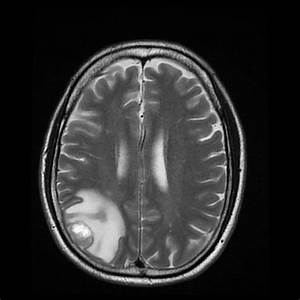
%> input picture th1.jpg, 300 x 300 px
$ octave project.m   (GNU Octave 9; MATLAB toolbox functions it lacks are replaced by stand-ins)
%> lines starting %> are read from the running program, lines starting %| are printed output that depends on the picture; in (x1, y1, x2, y2) boxes, pixels count from 0 and x2, y2 are one past the last pixel; in counts of white or black regions, pixels touching at a corner belong together; the program's own positions count from 1
tic;
initime = cputime;
time1   = clock;
%Reading image
 rgb = imread('th1.jpg');
%> rgb is the input picture: size 300x300x3 uint8; min 0, max 255, mean 45.9

figure(1)
imshow(rgb)

%Converting to Gray Scale

gray = rgb2gray(rgb);
figure(2)
imshow(gray);
%gray=imresize(gray,size(rgb));


%Applying gaussian filter to image for noise removal

gauss=imgaussfilt(gray,1);
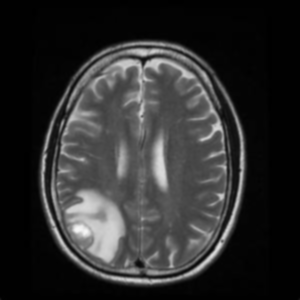
%> gauss: size 300x300 uint8; min 0, max 247, mean 45.9

[peaksnr,snr]= psnr(gray, gauss);
%> peaksnr = 29.18; snr = 18.16
fprintf('\n The Peak-SNR value is %0.4f\n', peaksnr);
%|  The Peak-SNR value is 29.1771
fprintf('\n The SNR value is %0.4f \n', snr);
%|  The SNR value is 18.1636

%Enhances the quality of the image
%eroding the image

SE = strel('diamond',5);
I= imerode(gauss,SE);
figure(3)
imshow(I)

%dialating the image

se=strel('diamond',10);
J = imdilate(I,se);
figure(4)
imshow(J)

%using morphological open for background estimation

open = imopen(J,SE);
figure(5)
imshow(open)

%negating the image

neg = imcomplement(open);
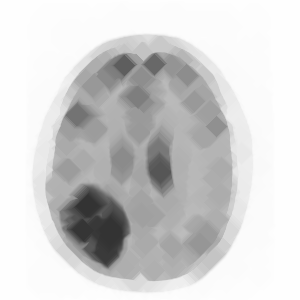
%> neg: size 300x300 uint8; min 51, max 254, mean 210.9
figure(6)
imshow(neg)

%subtracting eroded image with negated image

img1=I-neg;
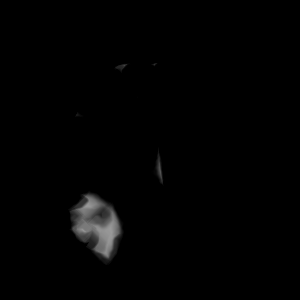
%> img1: size 300x300 uint8; min 0, max 153, mean 2.5
figure(7)
imshow(img1)

%subracting eroded image with background estimated one

img2=I-open;
%> img2: size 300x300 uint8; every value is 0
figure(8)
imshow(img2)

%subracting two images

img3=img1-img2;
figure(9)
imshow(img3)

%threshodling and converting it into binary image

level = graythresh(img3);
%> level = 0.196
%BW = im2bw(img3,level);

BW = im2bw(img3,level); %(if matlab version is >=2016
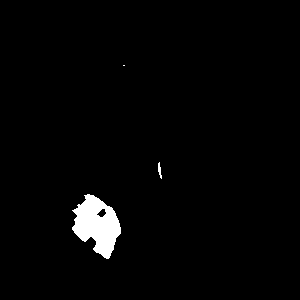
%> BW: size 300x300 logical; 2.1% white; 3 white regions (1 under 20 px), largest, box (x1, y1, x2, y2) and area: (72, 194, 121, 259) 1889, (158, 162, 162, 179) 37

figure(10)
imshow(BW)

%boundary outline
B = bwmorph(BW,'remove');
%> B: size 300x300 logical; 0.25% white in thin lines or dots, all inside (x1, y1, x2, y2) = (72, 65, 162, 259)
figure(11)
imshow(B)

%contouring greyscaled image
figure(12)
imcontour(gray)
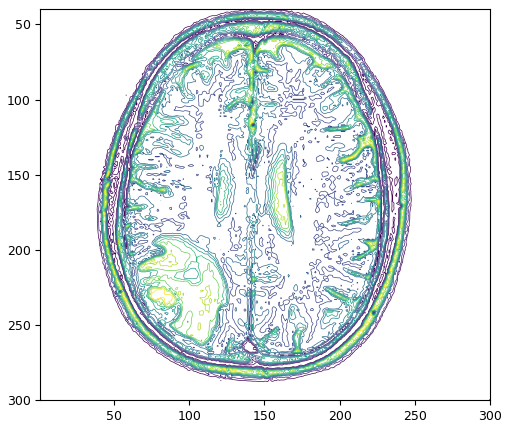
%> figure redrawn from the program's plot data

%contouring tumour
figure(13)
imcontour(img3)
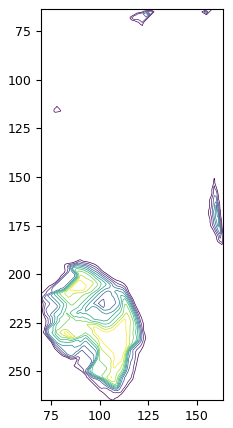
%> figure redrawn from the program's plot data

%c-label of tumour
figure(14)
C = contour(img3);
clabel(C)
%contourf for tumour
figure (15)
contourf(img3)
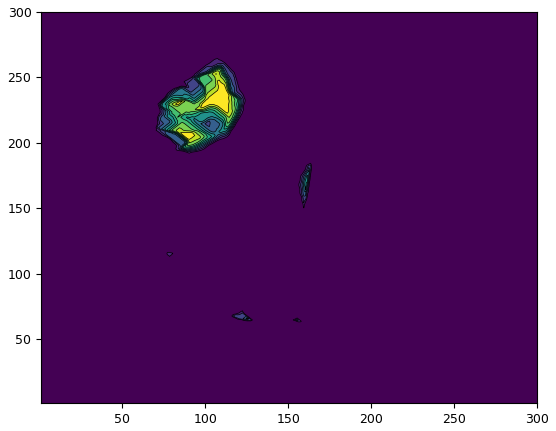
%> figure redrawn from the program's plot data


fintime = cputime;
elapsed = toc;
time2   = clock;
fprintf('TIC TOC: %g\n', elapsed);
fprintf('CPUTIME: %g\n', fintime - initime);
fprintf('CLOCK:   %g\n', etime(time2, time1));
